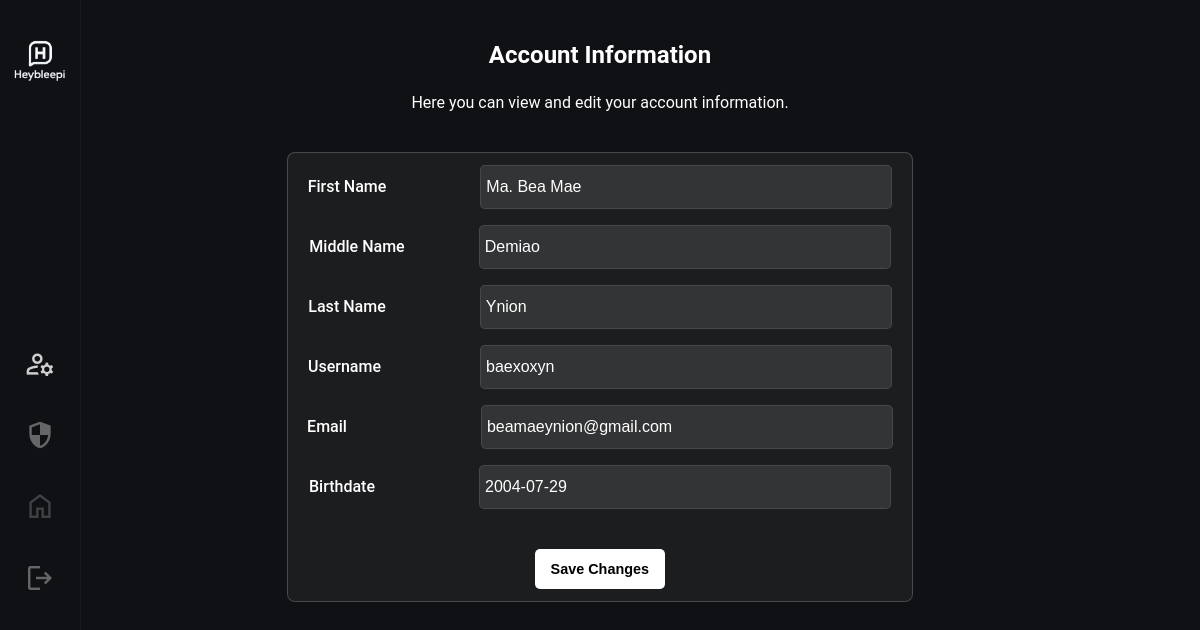
/heybleepi/codes/php/settings.php (signed in), run on the app's committed database.
### tables this page shows
CREATE TABLE `users` (
  `id` int(11) NOT NULL,
  `user_name` varchar(255) NOT NULL,
  `first_name` varchar(50) NOT NULL,
  `middle_name` varchar(50) DEFAULT NULL,
  `last_name` varchar(50) NOT NULL,
  `email` varchar(100) NOT NULL,
  `birthdate` varchar(10) NOT NULL,
  `password` varchar(255) NOT NULL,
  `avatar` varchar(255) DEFAULT 'default.png',
  `created_at` datetime DEFAULT current_timestamp(),
  `last_seen_message_id` int(11) DEFAULT 0,
  `post_count` int(11) DEFAULT 0,
  `reset_token` varchar(64) DEFAULT NULL,
  `reset_expires` datetime DEFAULT NULL,
  `is_verified` tinyint(1) DEFAULT 0,
  `verification_token` varchar(255) DEFAULT NULL
);

### heybleepi/codes/php/settings.php (the view, shortened to what this page needs)
<?php
require_once 'configuration.php';
$user_name = $_SESSION['username'];
$user = [];
$sql = "SELECT * FROM users WHERE user_name = ?";
$stmt = $conn->prepare($sql);
$stmt->bind_param("s", $user_name);
$stmt->execute();
$result = $stmt->get_result();
if ($result->num_rows > 0) {
  $user = $result->fetch_assoc();
}
?>
<!DOCTYPE html>
<html lang="en">
  <head>
    <link href="../stylesheet/settings.css" rel="stylesheet">
  </head>
  <body>
    <div id="navigation">
      <div class=logo-container>
        <img src="../assets/logo-hb.png" style="width: 80px; height: 80px;"/>
      </div>
      <div id="buttons_container">
        <button
          type="button"
          id="acct_info_btn"
          onClick="switchToAccountInformation()"
          class="focus"
          title="Account Information">
            <span class="material-symbols-outlined">manage_accounts</span>
        </button>
        <button
          type="button"
          id="privacy_settings_btn"
          onClick="switchToPrivacySettings()"
          class=""
          title="Privacy and Security">
           <span class="material-symbols-outlined">security</span>
        </button>
        <a href="dashboard.php"
          id="back_to_dashboard_btn"
          class="back-to-dashboard"
          title="Back to dashboard">
          <span class="material-symbols-outlined">
          </span>
        </a>
        <button
          type="button"
          id="logout_btn"
          onClick="showLogoutPrompt()"
          title="Logout">
            <span class="material-symbols-outlined">logout</span></button>
      </div>
    </div>
    <div id="account_information_container"
      class="show-account-info">
      <h2>Account Information</h2>
      <p>Here you can view and edit your account information.</p>
      <form required>
        <div>
          <label for="first_name">First Name</label>
          <input
            type="text"
            placeholder="First Name"
            id="first_name"
            name="first_name"
            class="acct-info-input"
            value="<?php echo htmlspecialchars($user['first_name']); ?>"
            required>
        </div>
        <div>
          <label>Middle Name</label>
          <input
            type="text"
            placeholder="Middle Name"
            id="middle_name"
            name="middle_name"
            class="acct-info-input"
            value="<?php echo htmlspecialchars($user['middle_name']); ?>">
        </div>
        <div>
          <label>Last Name</label>
          <input
            type="text"
            placeholder="Last Name"
            id="last_name"
            name="last_name"
            class="acct-info-input"
            value="<?php echo htmlspecialchars($user['last_name']); ?>"
            required>
        </div>
        <div>
          <label>Username</label>
          <input
            type="text"
            placeholder="Username"
            id="username_input"
            name="username_input"
            class="acct-info-input"
            value="<?php echo htmlspecialchars($user['user_name']); ?>"
            required
            <?php if (isset($_SESSION['oauth_provider'])) echo 'readonly style="background-color: #8f9585; cursor: not-allowed;"'; ?>>
        </div>
        <div>
          <label>Email</label>
          <input
            type="email"
            placeholder="Email"
            id="email"
            class="acct-info-input"
            value="<?php echo htmlspecialchars($user['email']); ?>"
            required
            <?php if (isset($_SESSION['oauth_provider'])) echo 'readonly style="background-color: #8f9585; cursor: not-allowed;"'; ?>>
        </div>
        <div>
          <label>Birthdate</label>
          <input
            type="text"
            placeholder="Birthdate"
            id="birthdate"
            name="birthdate"
            class="acct-info-input"
            value="<?php echo htmlspecialchars($user['birthdate']); ?>"
            required
            <?php if (isset($_SESSION['oauth_provider'])) echo 'readonly style="background-color: #8f9585; cursor: not-allowed;"'; ?>>
        </div>
        <button
          type="button"
          id="save_btn"
          onClick="updateAccountInformation()">
            Save Changes
        </button>
      </form>
    </div>
  </body>
</html>

### heybleepi/codes/stylesheet/settings.css (style rules this page uses)
:root { --primary: #4f8aff; --secondary: #2f95f3; --sidebar-hover: rgba(124, 77, 255, 0.15); --sidebar-active: rgba(124, 77, 255, 0.3); --layout-bg: #f1f5f9; --navbar-height: 72px; --bg: #0f172a; --glass: rgba(255, 255, 255, 0.04); --glass-border: rgba(255, 255, 255, 0.08); --sidebar-bg: linear-gradient(to bottom, #121d35, #0d1325); --card-bg: rgba(255, 255, 255, 0.03); }
body { font-family: 'Inter', sans-serif; background: #101114; background-size: cover; background-attachment: fixed; margin: 0; font-family: "Roboto", sans-serif; color: white; }
#navigation { height: 100%; width: 80px; position: fixed; z-index: 1; top: 0; left: 0; background-color: #101114; overflow-x: hidden; padding-top: 20px; box-shadow: 1px 0 0 rgba(255, 255, 255, 0.04); }
#buttons_container { display: flex; flex-direction: column; gap: 1em; align-items: center; border-radius: 10px; padding: 0.5rem 1rem; margin: 230px 0 0 0; }
#buttons_container button, .back-to-dashboard { background-color: transparent; padding: 10px 20px; border: none; border-radius: 5px; cursor: pointer; color: rgba(138, 138, 138, 0.7); font-weight: 500; transition: background 0.2s; }
#logout_btn { background: transparent; border: none; color: white; padding: 0.5rem 1rem; border-radius: 8px; cursor: pointer; transition: color 0.2s, background-color 0.2s; }
.show-account-info { display: flex; flex-direction: column; width: 100%; max-width: 600px; margin: 25px auto; align-items: center; gap: 1rem; padding-top: 1em; }
#account_information_container form { display: grid; grid-template-columns: 1fr 2fr; gap: 1rem 1.5rem; align-items: center; }
#account_information_container form { background: rgba(255, 255, 255, 0.05); border: 1px solid rgba(255, 255, 255, 0.2); color: white; padding: 0.75rem; border-radius: 8px; width: 100%; margin-top: 1em; display: flex; flex-direction: column; gap: 1rem; }
#account_information_container #save_btn { padding: 5px; border-radius: 5px; border: 1px solid #ccc; width: 9em; }
#account_information_container h2, #account_information_container p { margin: 0 0 0.5rem 0; }
#first_name { margin-left: 90px; }
#middle_name { margin-left: 70px; }
#last_name { margin-left: 90px; }
#username_input { margin-left: 95px; }
#email { margin-left: 130px; }
#birthdate { margin-left: 100px; }
#account_information_container #save_btn { background-color: white; color: black; cursor: pointer; margin-left: 90px; border-radius: 5px; height: 5vh; border: none; font-weight: 550; transition: transform .5s ease-in-out; }
#account_information_container label { margin-bottom: 0.25rem; font-weight: 500; }
.acct-info-input { padding: 5px; border-radius: 5px; border: 1px solid rgba(255, 255, 255, 0.1); width: 25em; height: 2em; background-color: rgba(255, 255, 255, .10); color: white; font-size: medium; }
.acct-info-input::placeholder { color: rgba(255, 255, 255, .40); }
#save_btn { display: block; margin: 1.5rem auto 0; background-color: #8A4FFF; color: white; padding: 0.6rem 1.5rem; border: none; border-radius: 9999px; cursor: pointer; font-size: 0.9rem; transition: background-color 0.2s ease; }
.back-to-dashboard { color: rgba(255, 255, 255, 0.2); text-decoration: none; padding: 10px 20px; }
.logo-container { display: flex; justify-content: center; align-items: center; }
#buttons_container .material-symbols-outlined, .back-to-dashboard .material-symbols-outlined { font-size: 2rem; line-height: 1; }
.focus { color: rgba(255, 255, 255, 0.8) !important; }
@media (min-width: 1025px) { #navigation { gap: 500px; } }
@media (min-width: 1025px) { #account_information_container #save_btn { margin-left: 235px; } }

### data on the page
users: first_name "Ma. Bea Mae", middle_name "Demiao", last_name "Ynion", username_input "baexoxyn", email "beamaeynion@gmail.com", birthdate "2004-07-29"
